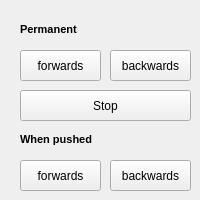
    <widget class="QWidget" name="tab_11">
     <attribute name="title">
      <string>Pressure</string>
     </attribute>
     <widget class="QPushButton" name="pushB_backwards_pressure2">
      <property name="geometry">
       <rect>
        <x>110</x>
        <y>160</y>
        <width>81</width>
        <height>31</height>
       </rect>
      </property>
      <property name="text">
       <string>backwards</string>
      </property>
      <property name="autoRepeat">
       <bool>false</bool>
      </property>
     </widget>
     <widget class="QPushButton" name="pushB_forwards_pressure1">
      <property name="geometry">
       <rect>
        <x>20</x>
        <y>50</y>
        <width>81</width>
        <height>31</height>
       </rect>
      </property>
      <property name="text">
       <string>forwards</string>
      </property>
      <property name="autoRepeat">
       <bool>false</bool>
      </property>
     </widget>
     <widget class="QLabel" name="label_188">
      <property name="geometry">
       <rect>
        <x>20</x>
        <y>130</y>
        <width>111</width>
        <height>19</height>
       </rect>
      </property>
      <property name="text">
       <string>&lt;html&gt;&lt;head/&gt;&lt;body&gt;&lt;p&gt;&lt;span style=&quot; font-size:8pt; font-weight:600;&quot;&gt;When pushed&lt;/span&gt;&lt;/p&gt;&lt;/body&gt;&lt;/html&gt;</string>
      </property>
     </widget>
     <widget class="QPushButton" name="pushB_stop_pressure">
      <property name="geometry">
       <rect>
        <x>20</x>
        <y>90</y>
        <width>171</width>
        <height>31</height>
       </rect>
      </property>
      <property name="text">
       <string>Stop</string>
      </property>
     </widget>
     <widget class="QLabel" name="label_148">
      <property name="geometry">
       <rect>
        <x>20</x>
        <y>20</y>
        <width>91</width>
        <height>19</height>
       </rect>
      </property>
      <property name="text">
       <string>&lt;html&gt;&lt;head/&gt;&lt;body&gt;&lt;p&gt;&lt;span style=&quot; font-size:8pt; font-weight:600;&quot;&gt;Permanent&lt;/span&gt;&lt;/p&gt;&lt;/body&gt;&lt;/html&gt;</string>
      </property>
     </widget>
     <widget class="QPushButton" name="pushB_forwards_pressure2">
      <property name="geometry">
       <rect>
        <x>20</x>
        <y>160</y>
        <width>81</width>
        <height>31</height>
       </rect>
      </property>
      <property name="text">
       <string>forwards</string>
      </property>
      <property name="autoRepeat">
       <bool>false</bool>
      </property>
     </widget>
     <widget class="QPushButton" name="pushB_backwards_pressure1">
      <property name="geometry">
       <rect>
        <x>110</x>
        <y>50</y>
        <width>81</width>
        <height>31</height>
       </rect>
      </property>
      <property name="text">
       <string>backwards</string>
      </property>
      <property name="autoRepeat">
       <bool>false</bool>
      </property>
     </widget>
    </widget>
